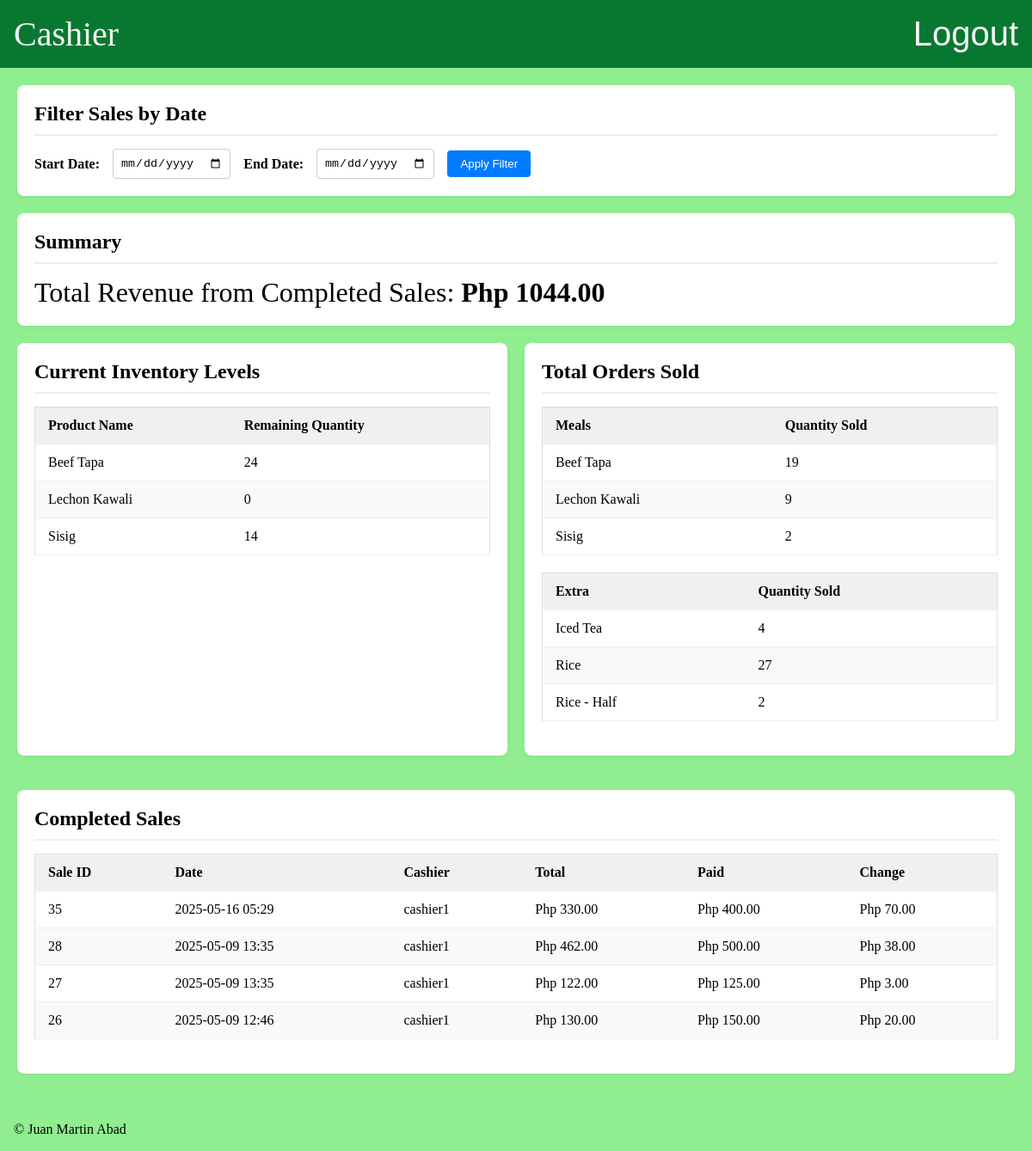
The app's page /reports/ (signed in) with its own data.
### inventory/models.py (models this page shows, shortened)
class Product(models.Model):
    pname = models.CharField(max_length=64)
    pprice = models.FloatField()

class Extra(models.Model):
    exname = models.CharField(max_length=64)
    exprice = models.FloatField()

### cashier/models.py (models this page shows, shortened)
class Sale(models.Model):
    eid = models.ForeignKey(User, on_delete=models.CASCADE)
    sdate = models.DateTimeField(auto_now_add=True)
    stotal = models.FloatField(default=0)
    spayed = models.FloatField(default=0)
    schange = models.FloatField(default=0)
    is_completed = models.BooleanField(default=False)

### reports/views.py (the view, shortened to what this page needs)
# urls.py: path('', include('reports.urls')),
@login_required
@user_passes_test(is_cashier, login_url='/')
def reports(request):
    completed_sales_queryset = Sale.objects.filter(is_completed=True)
    total_product_orders_queryset = Order.objects.all()
    total_extra_orders_queryset = SaleExtra.objects.all()
    start_date_str = request.GET.get('start_date')
    end_date_str = request.GET.get('end_date')
    start_date = None
    end_date = None
    completed_sales = completed_sales_queryset.order_by('-sdate')
    total_revenue_aggregation = completed_sales.aggregate(total_sum=Sum('stotal'))
    total_revenue = total_revenue_aggregation['total_sum'] if total_revenue_aggregation['total_sum'] is not None else Decimal(0)
    inventory_summary = Product.objects.annotate(total_remaining_quantity=Sum('inventory__pquantity')).order_by('pname')
    total_product_orders = total_product_orders_queryset.values('pid__pname').annotate(total_ordered_quantity=Sum(Value(1))).order_by('pid__pname')
    total_extra_orders = total_extra_orders_queryset.values('exid__exname').annotate(total_ordered_quantity=Sum(Value(1))).order_by('exid__exname')
    context = {}
    context['completed_sales'] = completed_sales
    context['total_revenue'] = total_revenue
    context['start_date'] = start_date
    context['end_date'] = end_date
    context['inventory_summary'] = inventory_summary
    context['total_product_orders'] = total_product_orders
    context['total_extra_orders'] = total_extra_orders
    return render(request, 'reports/reports.html', context)

### reports/views.py (called while the page is built)
def is_cashier(user):
    if user.is_authenticated:
        try:
            employee = Employee.objects.get(eid=user)
            return employee.epos == Employee.POSITION_CASHIER
        except Employee.DoesNotExist:
            return False
    return False

### reports/templates/reports/reports.html (shortened to what this page needs)
{% extends 'layout.html' %}
{% load static %}
{% block navigations %}
<a href="/cashier">Cashier</a>
{% endblock %}
{% block content %}
<div class="reports-container">
    <div class="report-filters">
        <h2>Filter Sales by Date</h2>
        <form method="GET">
            <label for="start_date">Start Date:</label>
            <input type="date" id="start_date" name="start_date" value="{{ start_date|date:'Y-m-d' }}">
            <label for="end_date">End Date:</label>
            <input type="date" id="end_date" name="end_date" value="{{ end_date|date:'Y-m-d' }}">
            <button type="submit">Apply Filter</button>
        </form>
    </div>
    <div class="report-summary">
        <h2>Summary</h2>
        <p style="font-size: 2rem;">Total Revenue from Completed Sales: <strong style="font-size: 2rem;">Php {{ total_revenue|floatformat:2 }}</strong></p>
    </div>
    <div class="levels-list">
        <div class="inventory-list">
            <h2>Current Inventory Levels</h2>
            {% if inventory_summary %}
            <table>
                <thead>
                    <tr>
                        <th>Product Name</th>
                        <th>Remaining Quantity</th>
                    </tr>
                </thead>
                <tbody>
                    {% for i in inventory_summary %}
                        <tr>
                            <td>{{ i.pname }}</td>
                            <td>{{ i.total_remaining_quantity|default:0 }}</td>
                        </tr>
                    {% endfor %}
                </tbody>
            </table>
            {% else %}
            <p>No products found in inventory.</p>
            {% endif %}
        </div>
        <div class="ordered-quantities-list">
            <h2>Total Orders Sold</h2>
            {% if total_product_orders %}
            <table>
                <thead>
                    <tr>
                        <th>Meals</th>
                        <th>Quantity Sold</th>
                    </tr>
                </thead>
                <tbody>
                    {% for i in total_product_orders %}
                    <tr>
                        <td>{{ i.pid__pname }}</td>
                        <td>{{ i.total_ordered_quantity|default:0 }}</td>
                    </tr>
                    {% endfor %}
                </tbody>
            </table>
            {% else %}
            <p>No Orders Found.</p>
            {% endif %}
            {% if total_extra_orders %}
            <table>
                <thead>
                    <tr>
                        <th>Extra</th>
                        <th>Quantity Sold</th>
                    </tr>
                </thead>
                <tbody>
                    {% for i in total_extra_orders %}
                    <tr>
                        <td>{{ i.exid__exname }}</td>
                        <td>{{ i.total_ordered_quantity|default:0 }}</td>
                    </tr>
                    {% endfor %}
                </tbody>
            </table>
            {% else %}
            <p>No Extra Orders Found.</p>
            {% endif %}
        </div>
    </div>
    <div class="sales-list">
        <h2>Completed Sales</h2>
        {% if completed_sales %}
        <table>
            <thead>
                <tr>
                    <th>Sale ID</th>
                    <th>Date</th>
                    <th>Cashier</th>
                    <th>Total</th>
                    <th>Paid</th>
                    <th>Change</th>
                </tr>
            </thead>
            <tbody>
                {% for sale in completed_sales %}
                <tr>
                    <td>{{ sale.id }}</td>
                    <td>{{ sale.sdate|date:"Y-m-d H:i" }}</td>
                    <td>{{ sale.eid.username }}</td>
                    <td>Php {{ sale.stotal|floatformat:2 }}</td>
                    <td>Php {{ sale.spayed|floatformat:2 }}</td>
                    <td>Php {{ sale.schange|floatformat:2 }}</td>
                </tr>
                {% endfor %}
            </tbody>
        </table>
        {% else %}
        <p>No completed sales found{% if start_date or end_date %} for the selected date range{% endif %}.</p>
        {% endif %}
    </div>
</div>
{% endblock %}

### templates/layout.html (shortened to what this page needs)
<!DOCTYPE html>
{% load static %}
<html lang="en">
<head>
    {% block head_extra %}
    <link rel="stylesheet" href="{% static 'css/style.css' %}">
    {% endblock %}
</head>
<body>
    <nav>
    {% block navigations %}
    {% endblock %}
        <form class="logout" action="/" method="POST">
            <button class="logout-button">Logout</button>
        </form>
    </nav>
    <main>
        {% block content %}
        {% endblock %}
    </main>
    <footer>&copy Juan Martin Abad</footer>
</body>
</html>

### static/css/style.css (style rules this page uses)
* { margin: 0; padding: 0; box-sizing: border-box; }
html, body { height: 100%; margin: 0; padding: 0; overflow: hidden; }
body { display: flex; min-height: 100vh; font-size: 1rem; background-color: #90ee90; color: black; display: flex; flex-direction: column; }
nav { padding: 1rem; background-color: #087830; color: black; font-size: 2.5rem; flex-shrink: 0; display: flex; justify-content: space-between; align-items: center; }
footer { padding: 1rem; align-items: center; flex-shrink: 0; position: static; }
.logout { display: inline-block; }
.logout-button { font-size: 2.5rem; background-color: rgba(0,0,0,0); color: whitesmoke; border: none; cursor: pointer; }
main { flex-grow: 1; overflow-y: auto; min-height: 0; }
h1, p { text-align: center; }
a { text-decoration: none; color: whitesmoke; }
.reports-container { padding: 20px; }
.report-filters, .report-summary, .inventory-list, .ordered-quantities-list, .sales-list { background-color: white; padding: 20px; border-radius: 8px; box-shadow: 0 2px 5px rgba(0, 0, 0, 0.05); margin-bottom: 20px; }
.report-filters h2, .report-summary h2, .inventory-list h2, .ordered-quantities-list h2, .sales-list h2 { margin-top: 0; margin-bottom: 15px; border-bottom: 2px solid #eee; padding-bottom: 10px; }
.levels-list { display: flex; gap: 20px; margin-bottom: 20px; flex-wrap: wrap; }
.levels-list .inventory-list, .levels-list .ordered-quantities-list { flex: 1; min-width: 300px; }
.report-filters form { display: flex; gap: 15px; align-items: center; }
.report-filters label { font-weight: bold; }
.report-filters input[type="date"] { padding: 8px; border: 1px solid #ccc; border-radius: 4px; }
.report-filters button { padding: 8px 15px; background-color: #007bff; color: white; border: none; border-radius: 4px; cursor: pointer; transition: background-color 0.3s ease; }
.report-summary p { text-align: left; font-size: 1.2em; }
.report-summary strong { font-size: 1.2em; }
table { width: 100%; border-collapse: collapse; margin-bottom: 20px; border: 1px solid #ddd; }
th, td { padding: 12px 15px; text-align: left; border-bottom: 1px solid #eee; }
th { background-color: #f0f0f0; font-weight: bold; }
tbody tr:nth-child(even) { background-color: #f9f9f9; }

### records on screen
Product: pname "Beef Tapa", total_remaining_quantity "24"
Product: pname "Lechon Kawali", total_remaining_quantity "0"
Product: pname "Sisig", total_remaining_quantity "14"
Extra: exid__exname "Iced Tea", total_ordered_quantity "4"
Extra: exid__exname "Rice", total_ordered_quantity "27"
Extra: exid__exname "Rice - Half", total_ordered_quantity "2"
Sale: id "35", sdate "2025-05-16 05:29", eid.username "cashier1", stotal "330.00", spayed "400.00", schange "70.00"
Sale: id "28", sdate "2025-05-09 13:35", eid.username "cashier1", stotal "462.00", spayed "500.00", schange "38.00"
Sale: id "27", sdate "2025-05-09 13:35", eid.username "cashier1", stotal "122.00", spayed "125.00", schange "3.00"
Sale: id "26", sdate "2025-05-09 12:46", eid.username "cashier1", stotal "130.00", spayed "150.00", schange "20.00"

### other values on screen
{{ total_revenue|floatformat:2 }} "1044.00"
{{ i.pid__pname }} "Beef Tapa" "Lechon Kawali" "Sisig"
{{ i.total_ordered_quantity|default:0 }} "19" "9" "2"
